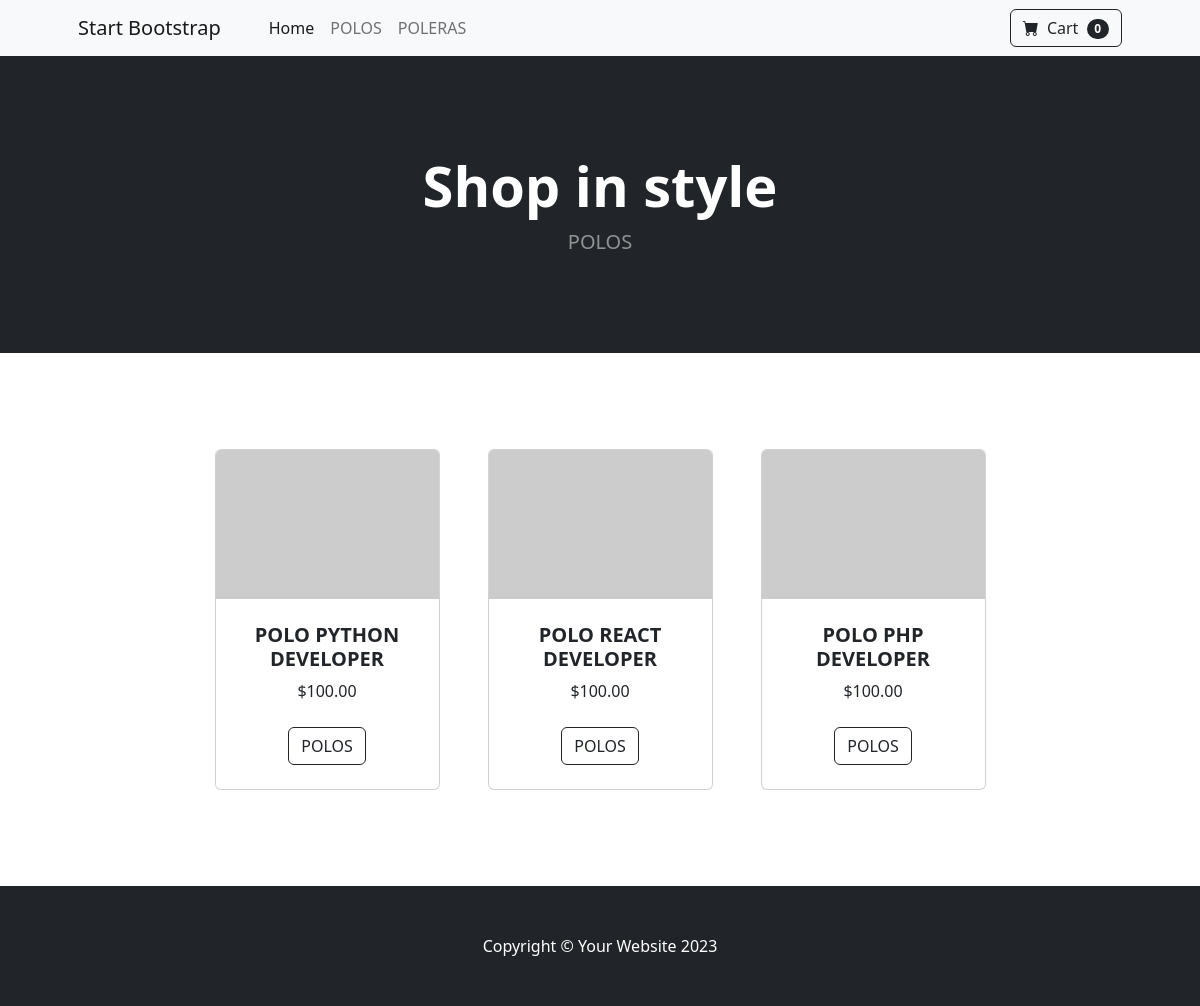
The page /categoria/1 on the database its author committed.
### tienda/models.py (models this page shows, shortened)
class Categoria(models.Model):
    nombre = models.CharField(max_length=200)
    pub_date = models.DateTimeField(auto_now=True)

class Producto(models.Model):
    categoria = models.ForeignKey(Categoria,on_delete=models.RESTRICT)
    nombre = models.CharField(max_length=200)
    precio = models.DecimalField(max_digits=6,decimal_places=2)
    stock = models.IntegerField(default=0)

### tienda/views.py (the view)
# urls.py: path('categoria',views.CategoriaView.as_view()),
class CategoriaView(TemplateView):
    template_name = 'index.html'
    def get_context_data(self, **kwargs):
        categoria = Categoria.objects.get(pk=self.kwargs['categoria_id'])
        lista_productos = categoria.producto_set.all()
        lista_categorias = Categoria.objects.all()
        context = {
            'productos': lista_productos,
            'categorias': lista_categorias,
            'categoria': categoria
        }
        return context

### tienda/templates/index.html
{% extends 'layout.html' %}
{% block content %}
<div class="container px-4 px-lg-5 mt-5">
    <div class="row gx-4 gx-lg-5 row-cols-2 row-cols-md-3 row-cols-xl-4 justify-content-center">
        {% for prod in productos %}
        <div class="col mb-5">
            <div class="card h-100">
                <img class="card-img-top" src="https://dummyimage.com/450x300/dee2e6/6c757d.jpg" alt="..." />
                <div class="card-body p-4">
                    <div class="text-center">
                        <h5 class="fw-bolder">{{prod.nombre}}</h5>
                        ${{prod.precio}}
                    </div>
                </div>
                <div class="card-footer p-4 pt-0 border-top-0 bg-transparent">
                    <div class="text-center"><a class="btn btn-outline-dark mt-auto" href="#">{{prod.categoria.nombre}}</a></div>
                </div>
            </div>
        </div>
        {% endfor %}
    </div>
</div>
{% endblock %}

### tienda/templates/layout.html (shortened to what this page needs)
{% load static %}
<!DOCTYPE html>
<html lang="en">
    <head>
        <link href="https://cdn.jsdelivr.net/npm/bootstrap-icons@1.5.0/font/bootstrap-icons.css" rel="stylesheet" />
        <link href="{% static 'css/styles.css' %}" rel="stylesheet" />
    </head>
    <body>
        <nav class="navbar navbar-expand-lg navbar-light bg-light">
            <div class="container px-4 px-lg-5">
                <a class="navbar-brand" href="#!">Start Bootstrap</a>
                <div class="collapse navbar-collapse" id="navbarSupportedContent">
                    <ul class="navbar-nav me-auto mb-2 mb-lg-0 ms-lg-4">
                        <li class="nav-item"><a class="nav-link active" aria-current="page" href="#!">Home</a></li>
                        {% for cat in categorias %}
                        <li class="nav-item"><a class="nav-link" href="{% url 'tienda:categoria' cat.id %}">{{cat.nombre}}</a></li>
                        {% endfor %}
                    </ul>
                    <form class="d-flex">
                        <button class="btn btn-outline-dark" type="submit">
                            <i class="bi-cart-fill me-1"></i>
                            Cart
                            <span class="badge bg-dark text-white ms-1 rounded-pill">0</span>
                        </button>
                    </form>
                </div>
            </div>
        </nav>
        <header class="bg-dark py-5">
            <div class="container px-4 px-lg-5 my-5">
                <div class="text-center text-white">
                    <h1 class="display-4 fw-bolder">Shop in style</h1>
                    <p class="lead fw-normal text-white-50 mb-0">{{categoria.nombre}}</p>
                </div>
            </div>
        </header>
        <section class="py-5">
            {% block content %}{% endblock %}
        </section>
        <footer class="py-5 bg-dark">
            <div class="container"><p class="m-0 text-center text-white">Copyright &copy; Your Website 2023</p></div>
        </footer>
    </body>
</html>

### rows shown on the page
Categoria: nombre "POLOS"
Categoria: nombre "POLERAS"
Producto: nombre "POLO PYTHON DEVELOPER", precio "100.00", categoria.nombre "POLOS"
Producto: nombre "POLO REACT DEVELOPER", precio "100.00", categoria.nombre "POLOS"
Producto: nombre "POLO PHP DEVELOPER", precio "100.00", categoria.nombre "POLOS"
